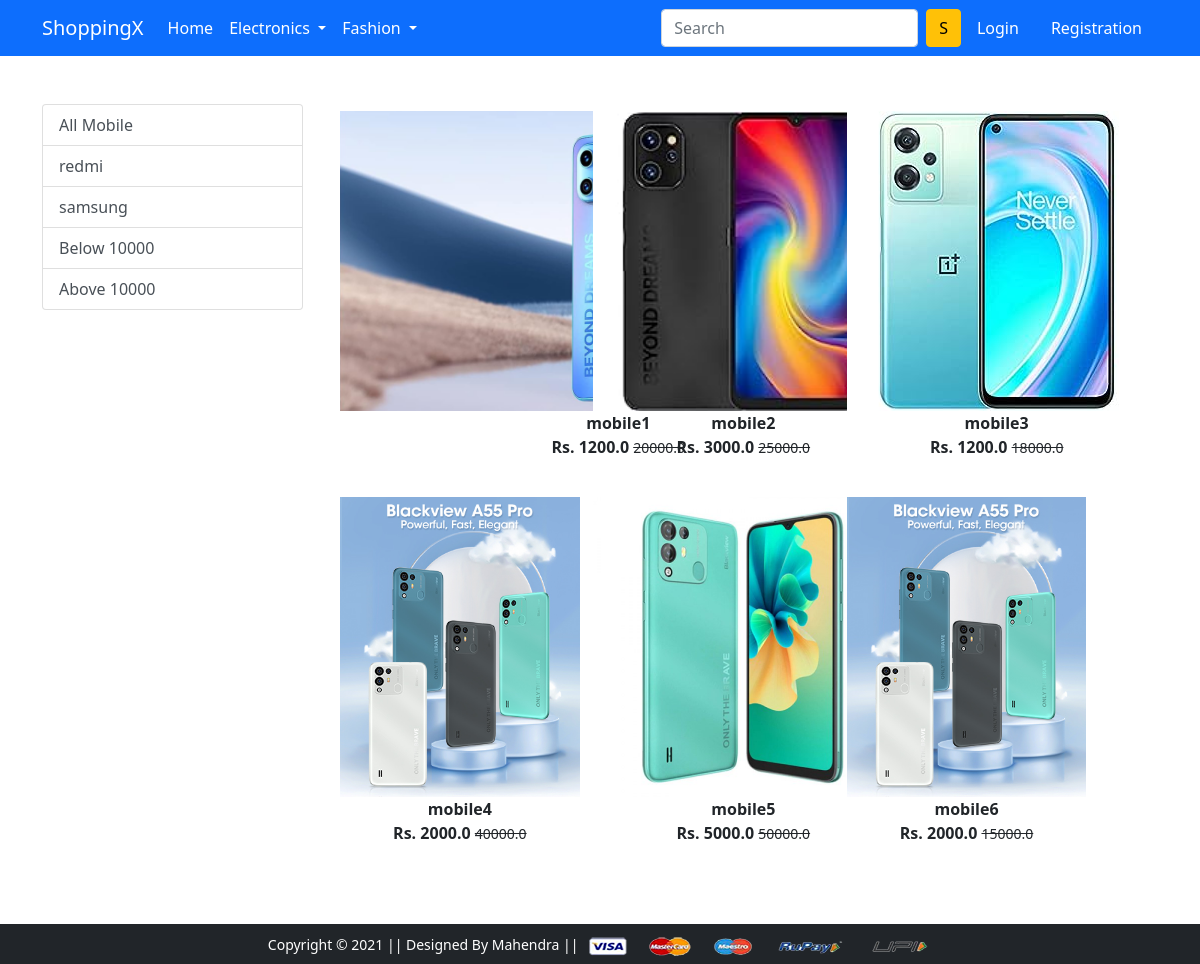
/mobile/, run on the app's committed database.
### app/models.py (models this page shows, shortened)
class Product(models.Model):
    title = models.CharField(max_length=100)
    selling_price = models.FloatField()
    discounted_price = models.FloatField()
    description = models.CharField(max_length=100)
    brand = models.CharField(max_length=100)
    category = models.CharField(choices=CATAGORY_CHOICES,max_length=2)
    product_image = models.ImageField(upload_to='productimg')

### app/views.py (the view)
# urls.py: path('mobile/', views.mobile, name='mobile'),
def mobile(request, data=None):
 if data == None:
  mobiles = Product.objects.filter(category='M')
 elif data == 'redmi' or data == 'samsung':
  mobiles = Product.objects.filter(category='M').filter(brand = data)
 elif data == 'below':
  mobiles = Product.objects.filter(category='M').filter(discounted_price__lt=10000)
 elif data == 'above':
  mobiles = Product.objects.filter(category='M').filter(discounted_price__gt=10000)
 return render(request, 'app/mobile.html', {'mobiles':mobiles})

### app/templates/app/mobile.html (shortened to what this page needs)
{% extends 'app/base.html' %}
{% load static %}
{% block main-content %}
<div class="container my-5">
 <div class="row">
  <div class="col-sm-3">
   <div class="list-group">
    <a href="{% url 'mobile' %}" class = "list-group-item list-group-item-action"
    aria-current="true">All Mobile</a>
    <a href="{% url 'mobiledata' 'redmi' %}" class = "list-group-item list-group-item-action"
    aria-current="true">redmi</a>
    <a href="{% url 'mobiledata' 'samsung' %}" class = "list-group-item list-group-item-action">samsung</a>
    <a href="{% url 'mobiledata' 'below' %}" class = "list-group-item list-group-item-action">Below 10000</a>
    <a href="{% url 'mobiledata' 'above' %}" class = "list-group-item list-group-item-action">Above 10000</a>
</div>
</div>
<div class="col-sm-8">
    <div class="row">
        {% for product in mobiles %}
         <div class = "col-sm-4 text-center mb-4">
            <a href="{% url 'product-detail' product.id %}"
            class="btn">
            <div class="item">
                <img src="{{product.product_image.url}}" alt=""
                height="300" class="">
                <div class="fw-bold">{{product.title}}</div>
                <div class="fw-bold">Rs. {{product.discounted_price}}
                    <small class="fw-light text-decoration-line-through">
                      {{product.selling_price}}</small></div>
                        </div>
                    </a>
                </div>
                {% endfor %}
            </div>
        </div>
       </div>
</div>
{% endblock main-content %}

### app/templates/app/base.html (shortened to what this page needs)
<!doctype html>
{% load static %}
<html lang="en">
  <head>
    <link href="https://cdn.jsdelivr.net/npm/bootstrap@5.0.0-beta1/dist/css/bootstrap.min.css" rel="stylesheet">
    <link rel="stylesheet" href="{% static 'app/css/owl.carousel.min.css' %}">
    <link rel="stylesheet" href="{% static 'app/css/all.min.css' %}">
    <link rel="stylesheet" href="{% static 'app/css/style.css' %}">
  </head>
  <body>
    <nav class="navbar navbar-expand-lg navbar-dark bg-primary">
     <div class="container">
       <a class="navbar-brand" href="/">ShoppingX</a>
       <div class="collapse navbar-collapse" id="navbarSupportedContent">
         <ul class="navbar-nav me-auto mb-2 mb-lg-0">
           <li class="nav-item">
             <a class="nav-link active" aria-current="page" href="/">Home</a>
           </li>
           <li class="nav-item dropdown">
             <a class="nav-link dropdown-toggle text-white" href="#" id="electronicsDropdown" role="button" data-bs-toggle="dropdown" aria-expanded="false">
               Electronics
             </a>
           </li>
           <li class="nav-item dropdown">
             <a class="nav-link dropdown-toggle text-white" href="#" id="fashionDropdown" role="button" data-bs-toggle="dropdown" aria-expanded="false">
               Fashion
             </a>
           </li>
         </ul>
         <form class="d-flex">
           <input class="form-control me-2" type="search" placeholder="Search" aria-label="Search">
           <button class="btn btn-warning" type="submit">S</button>
         </form>
         <div>
          <ul class="navbar-nav me-auto mb-2 mb-lg-0">
            {% if request.user.is_authenticated %}
           <li class="nav-item dropdown mx-2">
              <a class="nav-link dropdown-toggle text-white" href="#" id="profileDropdown" role="button" data-bs-toggle="dropdown" aria-expanded="false">
                {{request.user.username|capfirst}}
              </a>
              <ul class="dropdown-menu" aria-labelledby="profileDropdown">
                <li><a class="dropdown-item" href="{% url 'profile' %}">Profile</a></li>
                <li><a class="dropdown-item" href="{% url 'orders' %}">Orders</a></li>
                <li><a class="dropdown-item" href="{% url 'passwordchange' %}">Change Password</a></li>
                <li><a class="dropdown-item" href="{% url 'logout' %}">Logout</a></li>
              </ul>
            </li>
            <li class="nav-item mx-2">
             <a href="{% url 'showcart' %}" class="nav-link text-white"><span class="badge bg-danger">4</span> Cart </a>
            </li>
            {% else %}
            <li class="nav-item mx-2">
             <a href="{% url 'login' %}" class="nav-link text-white">Login</a>
            </li>
            <li class="nav-item mx-2">
             <a href="{% url 'customerregistration' %}" class="nav-link text-white">Registration</a>
            </li>
            {% endif %}
          </ul>
         </div>
       </div>
     </div>
    </nav>
    {% block main-content %} {% endblock main-content %}
    <footer class="container-fluid bg-dark text-center p-2 mt-5">
        <small class="text-white">Copyright &copy; 2021 || Designed By Mahendra || </small>
        <img src="{% static 'app/images/payment.png' %}" alt="" srcset="" class="img-fluid" height="2px">
    </footer>
  </body>
</html>

### data on the page
Product: title "mobile1", discounted_price "1200.0", selling_price "20000.0"
Product: shows a picture, title "mobile2", discounted_price "3000.0", selling_price "25000.0"
Product: shows a picture, title "mobile3", discounted_price "1200.0", selling_price "18000.0"
Product: title "mobile4", discounted_price "2000.0", selling_price "40000.0"
Product: shows a picture, title "mobile5", discounted_price "5000.0", selling_price "50000.0"
Product: title "mobile6", discounted_price "2000.0", selling_price "15000.0"
